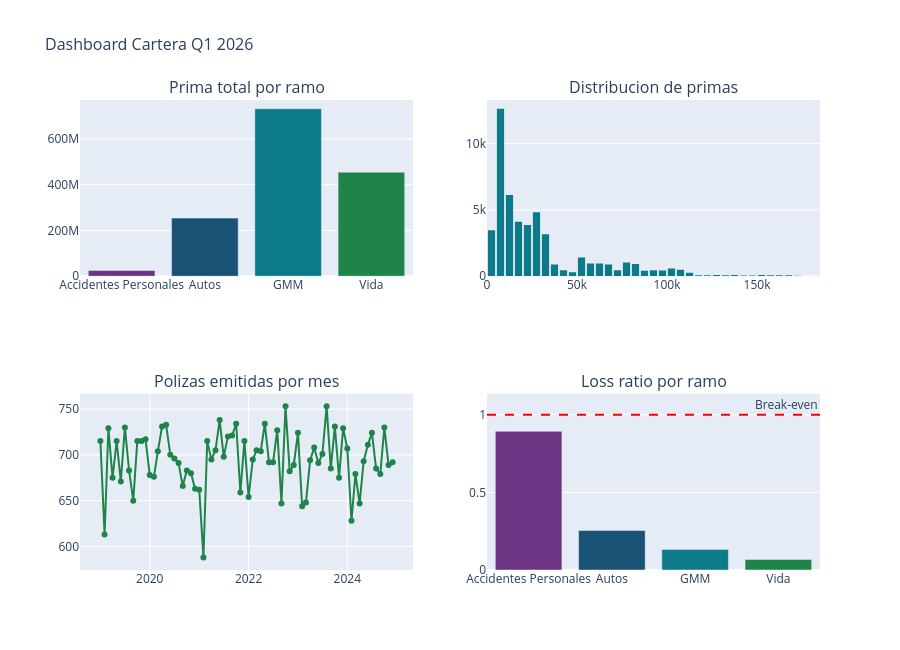

Notebook cell for this chart:
### Code cell
# 4. Dashboard: 4 graficas en un solo HTML con make_subplots ─────────────────
fig = make_subplots(
    rows=2, cols=2,
    subplot_titles=[
        'Prima total por ramo',
        'Distribucion de primas',
        'Polizas emitidas por mes',
        'Loss ratio por ramo',
    ]
)

# Panel 1,1 — barras por ramo
for _, row in resumen_ramo.iterrows():
    fig.add_trace(
        go.Bar(name=row['ramo'], x=[row['ramo']], y=[row['prima_total']],
               marker_color=COLORES.get(row['ramo'],'gray'), showlegend=False),
        row=1, col=1
    )

# Panel 1,2 — histograma de primas
fig.add_trace(
    go.Histogram(x=df['prima_total'], nbinsx=50,
                 marker_color='#0D7A8A', showlegend=False),
    row=1, col=2
)

# Panel 2,1 — linea temporal
por_mes = df.groupby(df['fecha_emision'].dt.to_period('M')).size().reset_index(name='n')
por_mes['mes_str'] = por_mes['fecha_emision'].astype(str)
fig.add_trace(
    go.Scatter(x=por_mes['mes_str'], y=por_mes['n'],
               mode='lines+markers', marker_color='#1E8449', showlegend=False),
    row=2, col=1
)

# Panel 2,2 — loss ratio con linea de break-even
lr_ramo = df.groupby('ramo').apply(
    lambda x: x['monto_pagado'].sum() / x['prima_total'].sum()).reset_index(name='lr')
fig.add_trace(
    go.Bar(x=lr_ramo['ramo'], y=lr_ramo['lr'],
           marker_color=[COLORES.get(r,'gray') for r in lr_ramo['ramo']],
           showlegend=False),
    row=2, col=2
)
fig.add_hline(y=1.0, line_dash='dash', line_color='red',
              annotation_text='Break-even', row=2, col=2)

fig.update_layout(height=650, title_text='Dashboard Cartera Q1 2026',
                  title_font_size=16)
fig.show()

### Figure 1 — Plotly figure (JSON) as saved in the notebook; plotly's stock layout.template omitted (floating-point values rounded to 4 significant figures; data arrays with more than 128 entries replaced by an {"elided": "..."} marker saying what was removed)
{"data": [{"marker": {"color": "#6C3483"}, "name": "Accidentes Personales", "showlegend": false, "type": "bar", "x": ["Accidentes Personales"], "xaxis": "x", "y": [24980000.0], "yaxis": "y"}, {"marker": {"color": "#1A5276"}, "name": "Autos", "showlegend": false, "type": "bar", "x": ["Autos"], "xaxis": "x", "y": [253800000.0], "yaxis": "y"}, {"marker": {"color": "#0D7A8A"}, "name": "GMM", "showlegend": false, "type": "bar", "x": ["GMM"], "xaxis": "x", "y": [731000000.0], "yaxis": "y"}, {"marker": {"color": "#1E8449"}, "name": "Vida", "showlegend": false, "type": "bar", "x": ["Vida"], "xaxis": "x", "y": [454300000.0], "yaxis": "y"}, {"marker": {"color": "#0D7A8A"}, "nbinsx": 50, "showlegend": false, "type": "histogram", "x": {"elided": "50000 float values"}, "xaxis": "x2", "yaxis": "y2"}, {"marker": {"color": "#1E8449"}, "mode": "lines+markers", "showlegend": false, "type": "scatter", "x": ["2019-01", "2019-02", "2019-03", "2019-04", "2019-05", "2019-06", "2019-07", "2019-08", "2019-09", "2019-10", "2019-11", "2019-12", "2020-01", "2020-02", "2020-03", "2020-04", "2020-05", "2020-06", "2020-07", "2020-08", "2020-09", "2020-10", "2020-11", "2020-12", "2021-01", "2021-02", "2021-03", "2021-04", "2021-05", "2021-06", "2021-07", "2021-08", "2021-09", "2021-10", "2021-11", "2021-12", "2022-01", "2022-02", "2022-03", "2022-04", "2022-05", "2022-06", "2022-07", "2022-08", "2022-09", "2022-10", "2022-11", "2022-12", "2023-01", "2023-02", "2023-03", "2023-04", "2023-05", "2023-06", "2023-07", "2023-08", "2023-09", "2023-10", "2023-11", "2023-12", "2024-01", "2024-02", "2024-03", "2024-04", "2024-05", "2024-06", "2024-07", "2024-08", "2024-09", "2024-10", "2024-11", "2024-12"], "xaxis": "x3", "y": [715, 613, 729, 675, 715, 671, 730, 683, 650, 715, 715, 717, 678, 676, 704, 731, 733, 700, 696, 691, 666, 683, 680, 663, 662, 588, 715, 695, 705, 738, 698, 720, 721, 734, 659, 715, 654, 695, 705, 704, 734, 692, 692, 727, 647, 753, 682, 689, 724, 644, 648, 694, 708, 691, 701, 753, 685, 731, 675, 729, 707, 628, 679, 647, 693, 711, 724, 685, 679, 730, 689, 692], "yaxis": "y3"}, {"marker": {"color": ["#6C3483", "#1A5276", "#0D7A8A", "#1E8449"]}, "showlegend": false, "type": "bar", "x": ["Accidentes Personales", "Autos", "GMM", "Vida"], "xaxis": "x4", "y": [0.8931, 0.2541, 0.1326, 0.06796], "yaxis": "y4"}], "layout": {"annotations": [{"font": {"size": 16}, "showarrow": false, "text": "Prima total por ramo", "x": 0.225, "xanchor": "center", "xref": "paper", "y": 1, "yanchor": "bottom", "yref": "paper"}, {"font": {"size": 16}, "showarrow": false, "text": "Distribucion de primas", "x": 0.775, "xanchor": "center", "xref": "paper", "y": 1, "yanchor": "bottom", "yref": "paper"}, {"font": {"size": 16}, "showarrow": false, "text": "Polizas emitidas por mes", "x": 0.225, "xanchor": "center", "xref": "paper", "y": 0.375, "yanchor": "bottom", "yref": "paper"}, {"font": {"size": 16}, "showarrow": false, "text": "Loss ratio por ramo", "x": 0.775, "xanchor": "center", "xref": "paper", "y": 0.375, "yanchor": "bottom", "yref": "paper"}, {"showarrow": false, "text": "Break-even", "x": 1, "xanchor": "right", "xref": "x4 domain", "y": 1, "yanchor": "bottom", "yref": "y4"}], "height": 650, "shapes": [{"line": {"color": "red", "dash": "dash"}, "type": "line", "x0": 0, "x1": 1, "xref": "x4 domain", "y0": 1, "y1": 1, "yref": "y4"}], "title": {"font": {"size": 16}, "text": "Dashboard Cartera Q1 2026"}, "xaxis": {"anchor": "y", "domain": [0, 0.45]}, "xaxis2": {"anchor": "y2", "domain": [0.55, 1]}, "xaxis3": {"anchor": "y3", "domain": [0, 0.45]}, "xaxis4": {"anchor": "y4", "domain": [0.55, 1]}, "yaxis": {"anchor": "x", "domain": [0.625, 1]}, "yaxis2": {"anchor": "x2", "domain": [0.625, 1]}, "yaxis3": {"anchor": "x3", "domain": [0, 0.375]}, "yaxis4": {"anchor": "x4", "domain": [0, 0.375]}}}
